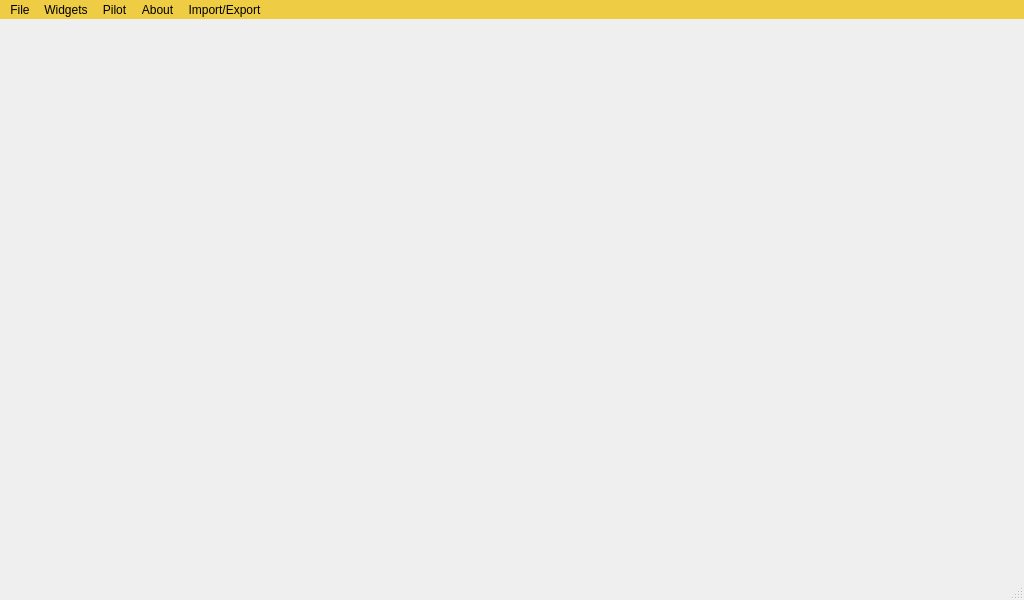
<?xml version="1.0" encoding="UTF-8"?>
<ui version="4.0">
 <class>MainWindow</class>
 <widget class="QMainWindow" name="MainWindow">
  <property name="geometry">
   <rect>
    <x>0</x>
    <y>0</y>
    <width>1024</width>
    <height>600</height>
   </rect>
  </property>
  <property name="minimumSize">
   <size>
    <width>640</width>
    <height>400</height>
   </size>
  </property>
  <property name="baseSize">
   <size>
    <width>1100</width>
    <height>800</height>
   </size>
  </property>
  <property name="mouseTracking">
   <bool>false</bool>
  </property>
  <property name="windowTitle">
   <string>MGMainWindow</string>
  </property>
  <property name="styleSheet">
   <string notr="true"/>
  </property>
  <widget class="QWidget" name="centralWidget">
   <property name="sizePolicy">
    <sizepolicy hsizetype="MinimumExpanding" vsizetype="MinimumExpanding">
     <horstretch>0</horstretch>
     <verstretch>0</verstretch>
    </sizepolicy>
   </property>
   <property name="minimumSize">
    <size>
     <width>200</width>
     <height>150</height>
    </size>
   </property>
  </widget>
  <widget class="QMenuBar" name="menuBar">
   <property name="geometry">
    <rect>
     <x>0</x>
     <y>0</y>
     <width>1024</width>
     <height>22</height>
    </rect>
   </property>
   <property name="styleSheet">
    <string notr="true">QMenuBar {
     background-color: rgb(238,204,68)
 }

 QMenuBar::item {
     background: transparent;
 }

 QMenuBar::item:selected {
     background: #a8a8a8;
 }

 QMenuBar::item:pressed {
     background: #888888;
 }</string>
   </property>
   <widget class="QMenu" name="menuFile">
    <property name="title">
     <string>File</string>
    </property>
    <addaction name="separator"/>
    <addaction name="actionStatusBar"/>
    <addaction name="separator"/>
    <addaction name="actionVideoPlayer"/>
    <addaction name="actionExit"/>
   </widget>
   <widget class="QMenu" name="menuWidgets">
    <property name="styleSheet">
     <string notr="true">QMenuBar {
     background-color: rgb(238,204,68);
 }

 QMenuBar::item {
     background: transparent;
 }</string>
    </property>
    <property name="title">
     <string>Widgets</string>
    </property>
   </widget>
   <widget class="QMenu" name="menuPilot">
    <property name="title">
     <string>Pilot</string>
    </property>
    <addaction name="actionLogout"/>
   </widget>
   <widget class="QMenu" name="menuAbout">
    <property name="title">
     <string>About</string>
    </property>
    <widget class="QMenu" name="menuLanguage">
     <property name="enabled">
      <bool>false</bool>
     </property>
     <property name="title">
      <string>Language</string>
     </property>
     <addaction name="actionEnglish"/>
     <addaction name="actionTurkce"/>
    </widget>
    <addaction name="actionSinerji_GCS"/>
    <addaction name="actionSinerjiPilot"/>
    <addaction name="menuLanguage"/>
   </widget>
   <widget class="QMenu" name="menuImport_Export">
    <property name="title">
     <string>Import/Export</string>
    </property>
    <addaction name="actionImport_Export_Flight_Data"/>
    <addaction name="actionImport_Export_Flight_Video"/>
    <addaction name="actionImport_GeoData"/>
   </widget>
   <addaction name="menuFile"/>
   <addaction name="menuWidgets"/>
   <addaction name="menuPilot"/>
   <addaction name="menuAbout"/>
   <addaction name="menuImport_Export"/>
  </widget>
  <widget class="QStatusBar" name="statusBar"/>
  <action name="actionExit">
   <property name="text">
    <string>Exit</string>
   </property>
   <property name="shortcut">
    <string>Ctrl+Q</string>
   </property>
  </action>
  <action name="actionAdd_Link">
   <property name="text">
    <string>Manage Communication Links</string>
   </property>
  </action>
  <action name="actionAdvanced_Mode">
   <property name="checkable">
    <bool>true</bool>
   </property>
   <property name="text">
    <string>Advanced Mode</string>
   </property>
  </action>
  <action name="actionStatusBar">
   <property name="checkable">
    <bool>true</bool>
   </property>
   <property name="text">
    <string>Replay Flight Data</string>
   </property>
  </action>
  <action name="actionLogout">
   <property name="text">
    <string>Logout</string>
   </property>
  </action>
  <action name="actionSinerji_GCS">
   <property name="enabled">
    <bool>false</bool>
   </property>
   <property name="text">
    <string>SinerjiGCS</string>
   </property>
  </action>
  <action name="actionSinerjiPilot">
   <property name="enabled">
    <bool>false</bool>
   </property>
   <property name="text">
    <string>SinerjiPilot</string>
   </property>
  </action>
  <action name="actionImport_Export_Flight_Data">
   <property name="enabled">
    <bool>false</bool>
   </property>
   <property name="text">
    <string>Import/Export Flight Data</string>
   </property>
  </action>
  <action name="actionImport_GeoData">
   <property name="enabled">
    <bool>false</bool>
   </property>
   <property name="text">
    <string>Import GeoData</string>
   </property>
  </action>
  <action name="actionImport_Export_Flight_Video">
   <property name="enabled">
    <bool>false</bool>
   </property>
   <property name="text">
    <string>Import Export Flight Video</string>
   </property>
  </action>
  <action name="actionEnglish">
   <property name="text">
    <string>English</string>
   </property>
  </action>
  <action name="actionTurkce">
   <property name="text">
    <string>Türkçe</string>
   </property>
  </action>
  <action name="actionVideoPlayer">
   <property name="text">
    <string>Video Player</string>
   </property>
  </action>
 </widget>
 <layoutdefault spacing="6" margin="11"/>
 <resources/>
 <connections>
  <connection>
   <sender>actionExit</sender>
   <signal>triggered()</signal>
   <receiver>MainWindow</receiver>
   <slot>close()</slot>
   <hints>
    <hint type="sourcelabel">
     <x>-1</x>
     <y>-1</y>
    </hint>
    <hint type="destinationlabel">
     <x>299</x>
     <y>199</y>
    </hint>
   </hints>
  </connection>
 </connections>
</ui>
